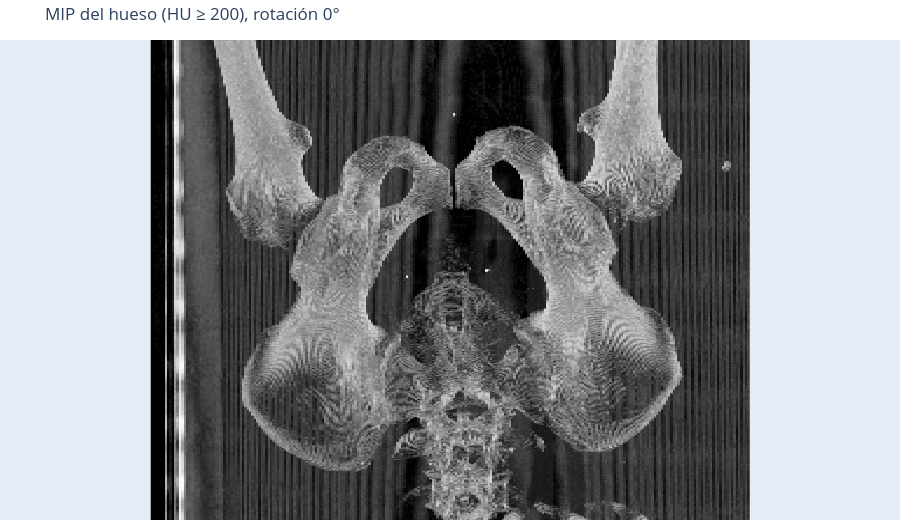

Write notebook code for a chart like this one.
### Markdown cell above
**Qué revisar aquí antes de entrenar** (y anotarlo en la bitácora):
- etiquetas dentro de 0..30 (el script avisa si no);
- rango de distancias GT → confirma el 2 mm–25 cm del profesor y justifica `log(1+d)`;
- percentiles de HU del hueso → ventana HU y umbral del MIP en `configs/default.yaml`;
- spacing en z → por qué toda distancia se mide en mm con el header.

### Code cell
from src.data.io import leer_volumen, listar_casos
from src.dashboard.visualizadores import vis_mip_raw

casos = listar_casos(cfg["rutas"]["imagenes"], cfg["rutas"]["etiquetas"])
CASO = casos[0]["id"]          # cambia el id para ver otro caso
caso = next(c for c in casos if c["id"] == CASO)
hu, spacing, _ = leer_volumen(caso["imagen"])
print(f"caso {CASO} · forma {hu.shape} · spacing zyx {tuple(round(s, 3) for s in spacing)} mm")

# Visualizador 1: MIP del hueso por umbral de HU (preprocesamiento clasico, sin modelo)
vis_mip_raw(hu, spacing, umbral_hu=cfg["datos"]["umbral_hueso_hu"], angulo=0).show()

### Figure 1 — Plotly figure (JSON) as saved in the notebook; plotly's stock layout.template omitted (floating-point values rounded to 4 significant figures; data arrays with more than 128 entries replaced by an {"elided": "..."} marker saying what was removed)
{"data": [{"colorscale": [[0, "rgb(0,0,0)"], [0.125, "rgb(37,37,37)"], [0.25, "rgb(82,82,82)"], [0.375, "rgb(115,115,115)"], [0.5, "rgb(150,150,150)"], [0.625, "rgb(189,189,189)"], [0.75, "rgb(217,217,217)"], [0.875, "rgb(240,240,240)"], [1, "rgb(255,255,255)"]], "showscale": false, "type": "heatmap", "z": {"elided": "401x256 float values"}}], "layout": {"height": 520, "margin": {"b": 0, "l": 0, "r": 0, "t": 40}, "title": {"text": "MIP del hueso (HU ≥ 200), rotación 0°"}, "xaxis": {"visible": false}, "yaxis": {"scaleanchor": "x", "scaleratio": 0.512, "visible": false}}}
